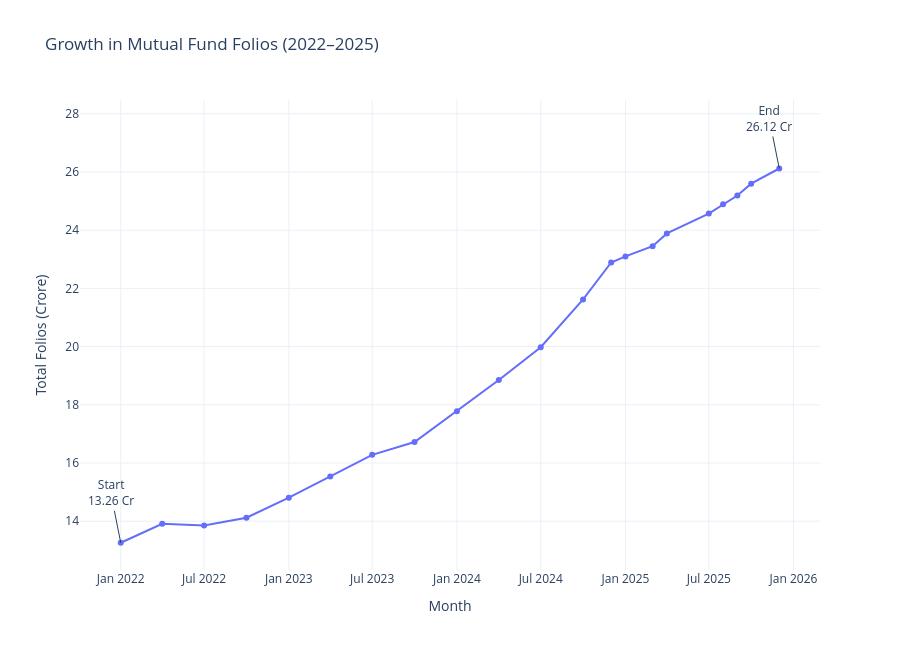

Notebook cell for this chart:
### Markdown cell above
# 7. Industry Folio Count Growth

### Objective

This visualization tracks the growth in mutual fund folio count from January 2022 to December 2025.

The trend reflects increasing investor participation in the Indian mutual fund industry over time.

### Code cell
# INDUSTRY FOLIO GROWTH

industry_folio["month"] = pd.to_datetime(industry_folio["month"])

fig = px.line(
    industry_folio,
    x="month",
    y="total_folios_crore",
    markers=True,
    title="Growth in Mutual Fund Folios (2022–2025)",
    labels={
        "month":"Month",
        "total_folios_crore":"Total Folios (Crore)"
    },
    template="plotly_white"
)

# First point
start = industry_folio.iloc[0]

# Last point
end = industry_folio.iloc[-1]

fig.add_annotation(
    x=start["month"].to_pydatetime(),
    y=float(start["total_folios_crore"]),
    text=f"Start<br>{start['total_folios_crore']:.2f} Cr",
    showarrow=True,
    ay=-50
)

fig.add_annotation(
    x=end["month"].to_pydatetime(),
    y=float(end["total_folios_crore"]),
    text=f"End<br>{end['total_folios_crore']:.2f} Cr",
    showarrow=True,
    ay=-50
)

fig.update_layout(
    height=650,
    hovermode="x unified"
)

fig.show()

fig.write_image(
    "../reports/folio_growth.png",
    width=1800,
    height=900,
    scale=3
)

print("Folio Growth chart exported successfully!")

### Figure 1 — Plotly figure (JSON) as saved in the notebook; plotly's stock layout.template omitted (floating-point values rounded to 4 significant figures)
{"data": [{"hovertemplate": "Month=%{x}<br>Total Folios (Crore)=%{y}<extra></extra>", "legendgroup": "", "line": {"color": "#636efa", "dash": "solid"}, "marker": {"symbol": "circle"}, "mode": "lines+markers", "name": "", "orientation": "v", "showlegend": false, "type": "scatter", "x": ["2022-01-01T00:00:00", "2022-04-01T00:00:00", "2022-07-01T00:00:00", "2022-10-01T00:00:00", "2023-01-01T00:00:00", "2023-04-01T00:00:00", "2023-07-01T00:00:00", "2023-10-01T00:00:00", "2024-01-01T00:00:00", "2024-04-01T00:00:00", "2024-07-01T00:00:00", "2024-10-01T00:00:00", "2024-12-01T00:00:00", "2025-01-01T00:00:00", "2025-03-01T00:00:00", "2025-04-01T00:00:00", "2025-07-01T00:00:00", "2025-08-01T00:00:00", "2025-09-01T00:00:00", "2025-10-01T00:00:00", "2025-12-01T00:00:00"], "xaxis": "x", "y": [13.26, 13.91, 13.85, 14.12, 14.81, 15.54, 16.28, 16.72, 17.78, 18.85, 19.98, 21.62, 22.89, 23.1, 23.45, 23.89, 24.57, 24.89, 25.19, 25.6, 26.12], "yaxis": "y"}], "layout": {"annotations": [{"ay": -50, "showarrow": true, "text": "Start<br>13.26 Cr", "x": "2022-01-01T00:00:00", "y": 13.26}, {"ay": -50, "showarrow": true, "text": "End<br>26.12 Cr", "x": "2025-12-01T00:00:00", "y": 26.12}], "height": 650, "hovermode": "x unified", "legend": {"tracegroupgap": 0}, "title": {"text": "Growth in Mutual Fund Folios (2022–2025)"}, "xaxis": {"anchor": "y", "domain": [0, 1], "title": {"text": "Month"}}, "yaxis": {"anchor": "x", "domain": [0, 1], "title": {"text": "Total Folios (Crore)"}}}}
